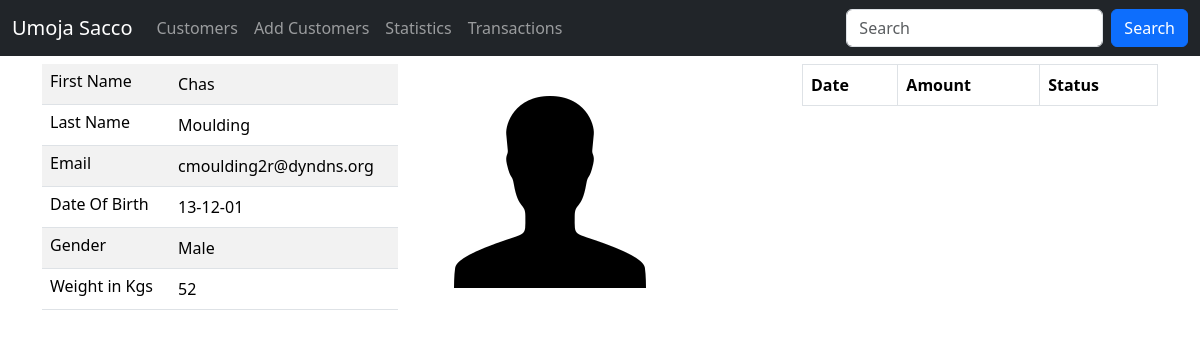
Screenshot of /customer/details/100 with the database file from the repository.
### sacco_app/models.py (models this page shows)
class Customer(models.Model):
    first_name = models.CharField(max_length=30)
    last_name = models.CharField(max_length=30)
    email = models.EmailField(unique=True)
    dob = models.DateField()
    gender = models.CharField(max_length=10)
    weight = models.IntegerField(default=0)
    created_at = models.DateTimeField(auto_now_add=True)
    updated_at = models.DateTimeField(auto_now=True)
    class Meta:
        db_table = 'customers'

### sacco_app/views.py (the view)
# urls.py: path('customer/details/<int:customer_id>', views.details_customer, name='customer_details'),
def details_customer(request,customer_id):
    customer = Customer.objects.get(id=customer_id)
    deposits = customer.deposits.all()
    return render(request, 'details.html', {'customer': customer, 'deposits': deposits})

### templates/details.html (shortened to what this page needs)
{% extends 'master.html' %}
{% load static %}
{% block content %}
    <div class="container">
        <div class="row mt-2">
            <div class="col-sm-4">
                <table class="table table-striped">
                    <tr>
                        <td class="h6">First Name</td>
                        <td>{{ customer.first_name }}</td>
                    </tr>
                    <tr>
                        <td class="h6">Last Name</td>
                        <td>{{ customer.last_name }}</td>
                    </tr>
                    <tr>
                        <td class="h6">Email</td>
                        <td>{{ customer.email }}</td>
                    </tr>
                    <tr>
                        <td class="h6">Date Of Birth</td>
                        <td>{{ customer.dob | date:"d-m-y" }}</td>
                    </tr>
                    <tr>
                        <td class="h6">Gender</td>
                        <td>{{ customer.gender }}</td>
                    </tr>
                    <tr>
                        <td class="h6">Weight in Kgs</td>
                        <td>{{ customer.weight }}</td>
                    </tr>
                </table>
            </div>
            <div class="col-sm-4">
                <img src="{% static 'profile.png' %}" alt="">
            </div>
            <div class="col-sm-4">
                <table class="table table-bordered">
                    <tr>
                        <th>Date</th>
                        <th>Amount</th>
                        <th>Status</th>
                    </tr>
                </table>
            </div>
        </div>
    </div>
{% endblock %}

### rows the page displays
Customer: first_name "Chas", last_name "Moulding", email "cmoulding2r@dyndns.org", dob "13-12-01", gender "Male", weight "52"
